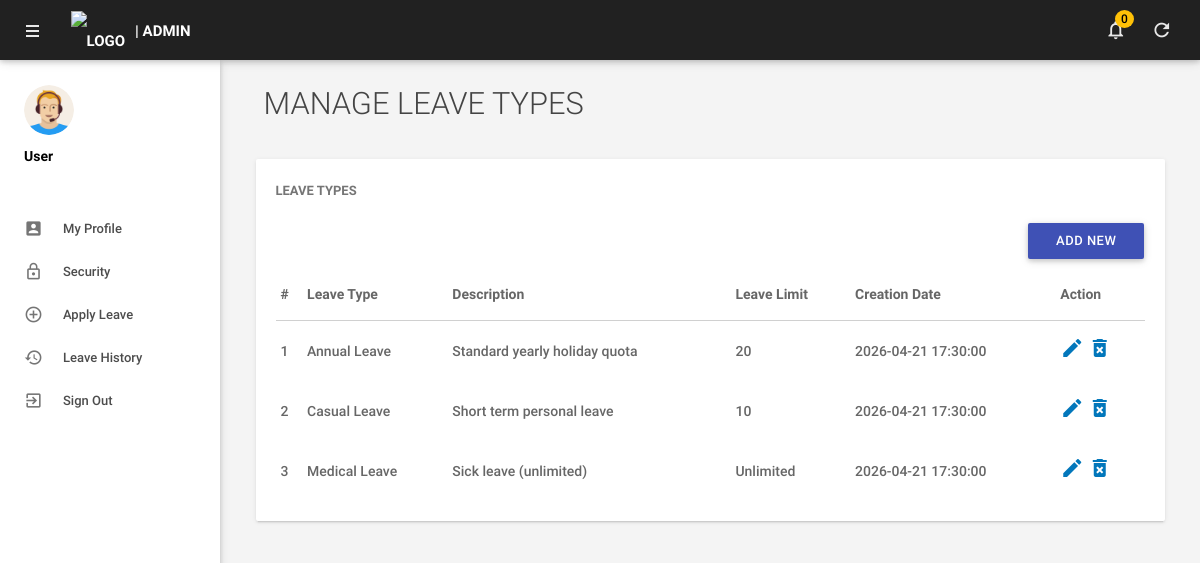
Page /admin/manageleavetype.php (signed in) on the committed database.
### tables this page shows
CREATE TABLE `tblleavetype` (
  `id` int(11) NOT NULL AUTO_INCREMENT,
  `LeaveType` varchar(200) NOT NULL,
  `Description` mediumtext,
  `LeaveLimit` int(11) DEFAULT 0,
  `CreationDate` timestamp NOT NULL DEFAULT CURRENT_TIMESTAMP,
  PRIMARY KEY (`id`)
);

### models/LeaveType.php (called while the page is built, shortened)
<?php
require_once(dirname(__FILE__) . '/../includes/config.php');
class LeaveType {
    private $dbh;
    public function __construct() {
        global $dbh;
        $this->dbh = $dbh;
    }
    public function getAll() {
        $stmt = $this->dbh->query("SELECT * FROM tblleavetype ORDER BY LeaveType");
        return $stmt->fetchAll(PDO::FETCH_OBJ);
    }
}

### admin/manageleavetype.php (the view, shortened to what this page needs)
<?php
require_once('../controllers/LeaveTypeController.php');
require_once('../models/LeaveType.php');
$leaveTypeModel = new LeaveType();
$leaveTypes = $leaveTypeModel->getAll();
?>
<!DOCTYPE html>
<html lang="en">
<head>
    <?php include('includes/head.php'); ?>
</head>
<body>
    <?php include('includes/header.php'); ?>
    <?php include('includes/sidebar.php'); ?>
    <main class="mn-inner">
        <div class="row">
            <div class="col s12">
                <div class="page-title">Manage Leave Types</div>
            </div>
            <div class="col s12 m12 l12">
                <div class="card">
                    <div class="card-content">
                        <span class="card-title">Leave Types</span>
                        <a href="addleavetype.php" class="waves-effect waves-light btn indigo m-b-xs right">Add New</a>
                        <table id="example" class="display responsive-table ">
                            <thead>
                                <tr>
                                    <th>#</th>
                                    <th>Leave Type</th>
                                    <th>Description</th>
                                    <th>Leave Limit</th>
                                    <th>Creation Date</th>
                                    <th>Action</th>
                                </tr>
                            </thead>
                            <tbody>
                                <?php
                                $cnt = 1;
                                if($leaveTypes) {
                                    foreach($leaveTypes as $result) { ?>
                                <tr>
                                    <td><?php echo htmlentities($cnt);?></td>
                                    <td><?php echo htmlentities($result->LeaveType);?></td>
                                    <td><?php echo htmlentities($result->Description);?></td>
                                    <td><?php echo ($result->LeaveLimit > 0) ? htmlentities($result->LeaveLimit) : 'Unlimited'; ?></td>
                                    <td><?php echo htmlentities($result->CreationDate);?></td>
                                    <td>
                                        <a href="editleavetype.php?lid=<?php echo htmlentities($result->id);?>"><i class="material-icons">mode_edit</i></a>
                                        <a href="manageleavetype.php?delid=<?php echo htmlentities($result->id);?>" onclick="return confirm('Are you sure you want to delete this leave type?');"><i class="material-icons">delete_forever</i></a>
                                    </td>
                                </tr>
                                <?php $cnt++;} }?>
                            </tbody>
                        </table>
                    </div>
                </div>
            </div>
        </div>
    </main>
</body>
</html>

### includes/head.php (style rules this page uses)
.page-title { font-weight: 300 !important; color: #444; margin-bottom: 30px; font-size: 2.2rem; }

### rows in the picture
tblleavetype: LeaveType "Annual Leave", Description "Standard yearly holiday quota", LeaveLimit "20", CreationDate "2026-04-21 17:30:00"
tblleavetype: LeaveType "Casual Leave", Description "Short term personal leave", LeaveLimit "10", CreationDate "2026-04-21 17:30:00"
tblleavetype: LeaveType "Medical Leave", Description "Sick leave (unlimited)", LeaveLimit "Unlimited", CreationDate "2026-04-21 17:30:00"

### other values in the picture
$h_title "| ADMIN"
$h_unread "0"
$sidebar_user_name "User"
